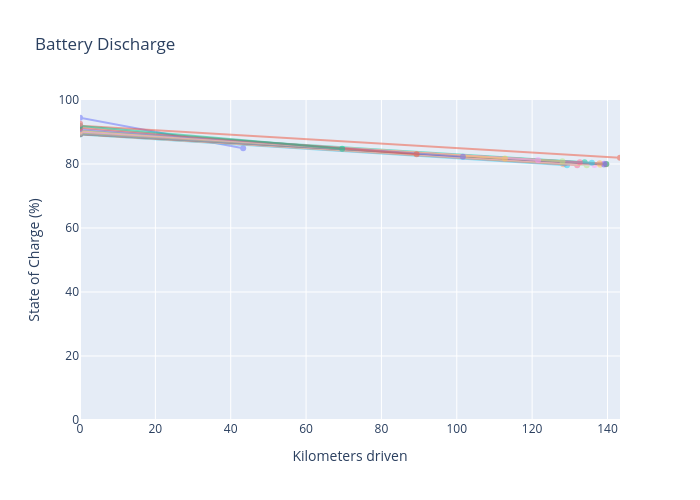

Notebook cell for this chart:
### Code cell
# Max km for x-axis scaling
max_km_driven = trip_data['km_driven'].max()

# --- Matplotlib version ---
fig, ax = plt.subplots(figsize=(7, 6))

for _, row in trip_data.iterrows():
    x_vals = [0, row['km_driven']]
    y_vals = [row['soc'], row['end_soc']]
    ax.plot(x_vals, y_vals, marker='o', alpha=0.6)

ax.set_title('Battery Discharge')
ax.set_xlabel('Kilometers driven')
ax.set_ylabel('State of Charge (%)')
ax.set_xlim(0, max_km_driven)
ax.set_ylim(0, 100)
ax.grid(True)

plt.tight_layout()
plt.show()


# --- Plotly version ---
colors = px.colors.qualitative.Plotly
fig = go.Figure()

for color_idx, (_, row) in enumerate(trip_data.reset_index().iterrows()):
    fig.add_trace(
        go.Scatter(
            x=[0, row['km_driven']],
            y=[row['soc'], row['end_soc']],
            mode='lines+markers',
            opacity=0.5,
            line=dict(color=colors[color_idx % len(colors)], width=2),
            marker=dict(size=6),
            name=f"Trip {row['index']}",
            hovertemplate=(
                f"Trip index: {row['index']}<br>"
                f"SOC start: {row['soc']}%<br>"
                f"SOC end: {row['end_soc']}%<br>"
                f"Km driven: {row['km_driven']} km<br>"
            )
        )
    )

fig.update_xaxes(title_text='Kilometers driven', range=[0, max_km_driven])
fig.update_yaxes(title_text='State of Charge (%)', range=[0, 100])

fig.update_layout(
    title="Battery Discharge",
    height=500,
    width=700,
    showlegend=False,
    hovermode='closest'
)

fig.show()

### Figure 1 — Plotly figure (JSON) as saved in the notebook; plotly's stock layout.template omitted (floating-point values rounded to 4 significant figures)
{"data": [{"hovertemplate": "Trip index: 0.0<br>SOC start: 94.47990872724505%<br>SOC end: 84.91230210084781%<br>Km driven: 43.30353951609504 km<br>", "line": {"color": "#636EFA", "width": 2}, "marker": {"size": 6}, "mode": "lines+markers", "name": "Trip 0.0", "opacity": 0.5, "type": "scatter", "x": [0, 43.3], "y": [94.48, 84.91]}, {"hovertemplate": "Trip index: 1.0<br>SOC start: 91.95189607925856%<br>SOC end: 81.97606364189078%<br>Km driven: 143.31714240299152 km<br>", "line": {"color": "#EF553B", "width": 2}, "marker": {"size": 6}, "mode": "lines+markers", "name": "Trip 1.0", "opacity": 0.5, "type": "scatter", "x": [0, 143.3], "y": [91.95, 81.98]}, {"hovertemplate": "Trip index: 2.0<br>SOC start: 90.3252632559344%<br>SOC end: 80.53021237393848%<br>Km driven: 133.92581707705722 km<br>", "line": {"color": "#00CC96", "width": 2}, "marker": {"size": 6}, "mode": "lines+markers", "name": "Trip 2.0", "opacity": 0.5, "type": "scatter", "x": [0, 133.9], "y": [90.33, 80.53]}, {"hovertemplate": "Trip index: 3.0<br>SOC start: 89.90057827794236%<br>SOC end: 80.14533714750023%<br>Km driven: 128.65237087837886 km<br>", "line": {"color": "#AB63FA", "width": 2}, "marker": {"size": 6}, "mode": "lines+markers", "name": "Trip 3.0", "opacity": 0.5, "type": "scatter", "x": [0, 128.7], "y": [89.9, 80.15]}, {"hovertemplate": "Trip index: 4.0<br>SOC start: 89.63068091207955%<br>SOC end: 79.90850649548327%<br>Km driven: 128.26429480940715 km<br>", "line": {"color": "#FFA15A", "width": 2}, "marker": {"size": 6}, "mode": "lines+markers", "name": "Trip 4.0", "opacity": 0.5, "type": "scatter", "x": [0, 128.3], "y": [89.63, 79.91]}, {"hovertemplate": "Trip index: 5.0<br>SOC start: 89.25652200473709%<br>SOC end: 79.58930307068331%<br>Km driven: 129.25110695061812 km<br>", "line": {"color": "#19D3F3", "width": 2}, "marker": {"size": 6}, "mode": "lines+markers", "name": "Trip 5.0", "opacity": 0.5, "type": "scatter", "x": [0, 129.3], "y": [89.26, 79.59]}, {"hovertemplate": "Trip index: 6.0<br>SOC start: 89.26630957617792%<br>SOC end: 79.58994055428082%<br>Km driven: 131.957045785206 km<br>", "line": {"color": "#FF6692", "width": 2}, "marker": {"size": 6}, "mode": "lines+markers", "name": "Trip 6.0", "opacity": 0.5, "type": "scatter", "x": [0, 132.0], "y": [89.27, 79.59]}, {"hovertemplate": "Trip index: 7.0<br>SOC start: 89.31519247789949%<br>SOC end: 79.63990607900847%<br>Km driven: 134.48624188171925 km<br>", "line": {"color": "#B6E880", "width": 2}, "marker": {"size": 6}, "mode": "lines+markers", "name": "Trip 7.0", "opacity": 0.5, "type": "scatter", "x": [0, 134.5], "y": [89.32, 79.64]}, {"hovertemplate": "Trip index: 8.0<br>SOC start: 89.3503035356959%<br>SOC end: 79.69666410137837%<br>Km driven: 136.50858388427878 km<br>", "line": {"color": "#FF97FF", "width": 2}, "marker": {"size": 6}, "mode": "lines+markers", "name": "Trip 8.0", "opacity": 0.5, "type": "scatter", "x": [0, 136.5], "y": [89.35, 79.7]}, {"hovertemplate": "Trip index: 9.0<br>SOC start: 89.37245059516053%<br>SOC end: 79.7560874646516%<br>Km driven: 138.0347895091254 km<br>", "line": {"color": "#FECB52", "width": 2}, "marker": {"size": 6}, "mode": "lines+markers", "name": "Trip 9.0", "opacity": 0.5, "type": "scatter", "x": [0, 138.0], "y": [89.37, 79.76]}, {"hovertemplate": "Trip index: 10.0<br>SOC start: 89.38582675961138%<br>SOC end: 79.81940717163708%<br>Km driven: 139.07971580988306 km<br>", "line": {"color": "#636EFA", "width": 2}, "marker": {"size": 6}, "mode": "lines+markers", "name": "Trip 10.0", "opacity": 0.5, "type": "scatter", "x": [0, 139.1], "y": [89.39, 79.82]}, {"hovertemplate": "Trip index: 11.0<br>SOC start: 89.39554838447314%<br>SOC end: 79.8898820824496%<br>Km driven: 139.63994221541543 km<br>", "line": {"color": "#EF553B", "width": 2}, "marker": {"size": 6}, "mode": "lines+markers", "name": "Trip 11.0", "opacity": 0.5, "type": "scatter", "x": [0, 139.6], "y": [89.4, 79.89]}, {"hovertemplate": "Trip index: 12.0<br>SOC start: 89.40785841256267%<br>SOC end: 79.97224935968433%<br>Km driven: 139.68663473628294 km<br>", "line": {"color": "#00CC96", "width": 2}, "marker": {"size": 6}, "mode": "lines+markers", "name": "Trip 12.0", "opacity": 0.5, "type": "scatter", "x": [0, 139.7], "y": [89.41, 79.97]}, {"hovertemplate": "Trip index: 13.0<br>SOC start: 89.43054403575623%<br>SOC end: 80.07279591054412%<br>Km driven: 139.15531815228496 km<br>", "line": {"color": "#AB63FA", "width": 2}, "marker": {"size": 6}, "mode": "lines+markers", "name": "Trip 13.0", "opacity": 0.5, "type": "scatter", "x": [0, 139.2], "y": [89.43, 80.07]}, {"hovertemplate": "Trip index: 14.0<br>SOC start: 89.47339282549463%<br>SOC end: 80.19976505741033%<br>Km driven: 137.93200885210172 km<br>", "line": {"color": "#FFA15A", "width": 2}, "marker": {"size": 6}, "mode": "lines+markers", "name": "Trip 14.0", "opacity": 0.5, "type": "scatter", "x": [0, 137.9], "y": [89.47, 80.2]}, {"hovertemplate": "Trip index: 15.0<br>SOC start: 89.54860489890231%<br>SOC end: 80.36376870396197%<br>Km driven: 135.84831990418934 km<br>", "line": {"color": "#19D3F3", "width": 2}, "marker": {"size": 6}, "mode": "lines+markers", "name": "Trip 15.0", "opacity": 0.5, "type": "scatter", "x": [0, 135.8], "y": [89.55, 80.36]}, {"hovertemplate": "Trip index: 16.0<br>SOC start: 89.67077093659432%<br>SOC end: 80.57821598793936%<br>Km driven: 132.65888569502386 km<br>", "line": {"color": "#FF6692", "width": 2}, "marker": {"size": 6}, "mode": "lines+markers", "name": "Trip 16.0", "opacity": 0.5, "type": "scatter", "x": [0, 132.7], "y": [89.67, 80.58]}, {"hovertemplate": "Trip index: 17.0<br>SOC start: 89.85620722133753%<br>SOC end: 80.8594122010129%<br>Km driven: 128.03835163367512 km<br>", "line": {"color": "#B6E880", "width": 2}, "marker": {"size": 6}, "mode": "lines+markers", "name": "Trip 17.0", "opacity": 0.5, "type": "scatter", "x": [0, 128.0], "y": [89.86, 80.86]}, {"hovertemplate": "Trip index: 18.0<br>SOC start: 90.11965830909809%<br>SOC end: 81.22595427847497%<br>Km driven: 121.56238574189592 km<br>", "line": {"color": "#FF97FF", "width": 2}, "marker": {"size": 6}, "mode": "lines+markers", "name": "Trip 18.0", "opacity": 0.5, "type": "scatter", "x": [0, 121.6], "y": [90.12, 81.23]}, {"hovertemplate": "Trip index: 19.0<br>SOC start: 90.4648611726889%<br>SOC end: 81.69528509048456%<br>Km driven: 112.78327977081062 km<br>", "line": {"color": "#FECB52", "width": 2}, "marker": {"size": 6}, "mode": "lines+markers", "name": "Trip 19.0", "opacity": 0.5, "type": "scatter", "x": [0, 112.8], "y": [90.46, 81.7]}, {"hovertemplate": "Trip index: 20.0<br>SOC start: 90.86572294899877%<br>SOC end: 82.28019827337755%<br>Km driven: 101.61671250300242 km<br>", "line": {"color": "#636EFA", "width": 2}, "marker": {"size": 6}, "mode": "lines+markers", "name": "Trip 20.0", "opacity": 0.5, "type": "scatter", "x": [0, 101.6], "y": [90.87, 82.28]}, {"hovertemplate": "Trip index: 21.0<br>SOC start: 91.29236434216932%<br>SOC end: 83.06647933540285%<br>Km driven: 89.34162613623994 km<br>", "line": {"color": "#EF553B", "width": 2}, "marker": {"size": 6}, "mode": "lines+markers", "name": "Trip 21.0", "opacity": 0.5, "type": "scatter", "x": [0, 89.34], "y": [91.29, 83.07]}, {"hovertemplate": "Trip index: 22.0<br>SOC start: 91.8822784739737%<br>SOC end: 84.79865965849814%<br>Km driven: 69.58665194816422 km<br>", "line": {"color": "#00CC96", "width": 2}, "marker": {"size": 6}, "mode": "lines+markers", "name": "Trip 22.0", "opacity": 0.5, "type": "scatter", "x": [0, 69.59], "y": [91.88, 84.8]}, {"hovertemplate": "Trip index: 23.0<br>SOC start: 92.59025346892416%<br>SOC end: 86.35289412912078%<br>Km driven: -120.89323649348262 km<br>", "line": {"color": "#AB63FA", "width": 2}, "marker": {"size": 6}, "mode": "lines+markers", "name": "Trip 23.0", "opacity": 0.5, "type": "scatter", "x": [0, -120.9], "y": [92.59, 86.35]}, {"hovertemplate": "Trip index: 11735.0<br>SOC start: 92.59025346892416%<br>SOC end: 86.35289412912078%<br>Km driven: -120.89276963078919 km<br>", "line": {"color": "#FFA15A", "width": 2}, "marker": {"size": 6}, "mode": "lines+markers", "name": "Trip 11735.0", "opacity": 0.5, "type": "scatter", "x": [0, -120.9], "y": [92.59, 86.35]}], "layout": {"height": 500, "hovermode": "closest", "showlegend": false, "title": {"text": "Battery Discharge"}, "width": 700, "xaxis": {"range": [0, 143.3], "title": {"text": "Kilometers driven"}}, "yaxis": {"range": [0, 100], "title": {"text": "State of Charge (%)"}}}}
